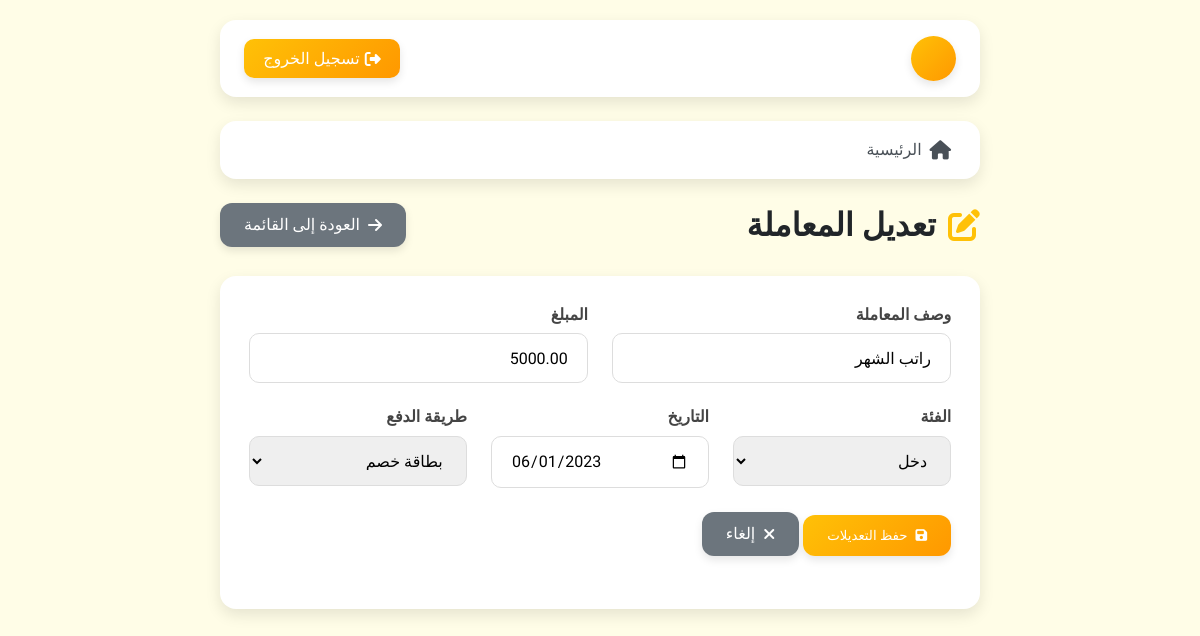
The page /edit_transaction.php?id=1 (signed in) on the database its author committed.
### tables this page shows
CREATE TABLE IF NOT EXISTS transactions (
    id INT AUTO_INCREMENT PRIMARY KEY, 
     
    
    description VARCHAR(255) NOT NULL, 
     
    
    amount DECIMAL(10,2) NOT NULL, 
     
    
    category ENUM('food', 'transport', 'entertainment', 'income', 'bills', 'shopping', 'health', 'other') DEFAULT 'other', 
     
    
    date DATE NOT NULL, 
     
    
    payment_method ENUM('cash', 'credit card', 'debit card', 'digital wallet') DEFAULT 'cash', 
     
    
    created_at TIMESTAMP DEFAULT CURRENT_TIMESTAMP, 
     
    
    updated_at TIMESTAMP DEFAULT CURRENT_TIMESTAMP ON UPDATE CURRENT_TIMESTAMP 
     
);

### edit_transaction.php (the view, shortened to what this page needs)
<?php
include "config.php";
$id = $_GET['id'];
$sql = "SELECT * FROM transactions WHERE id = $id";
$result = mysqli_query($conn, $sql);
$transaction = mysqli_fetch_assoc($result);
?>
<!DOCTYPE html>
<html lang="ar" dir="rtl">
<head>
    <link rel="stylesheet" href="https://cdnjs.cloudflare.com/ajax/libs/font-awesome/6.4.0/css/all.min.css">
</head>
<body>
    <div class="container">
        <div class="topbar">
            <div class="user-info">
                <div class="avatar"><?php echo substr($_SESSION["username"], 0, 1); ?></div>
            </div>
            <a href="logout.php" class="logout-btn"><i class="fas fa-sign-out-alt"></i> تسجيل الخروج</a>
        </div>
        <div class="nav">
            <a href="index.php"><i class="fas fa-home"></i> الرئيسية</a>
            <a href="transactions.php" class="active"><i class="fas fa-exchange-alt"></i> المعاملات</a>
        </div>
        <div class="page-header">
            <h1 class="page-title"><i class="fas fa-edit"></i> تعديل المعاملة</h1>
            <a href="transactions.php" class="btn btn-secondary"><i class="fas fa-arrow-right"></i> العودة إلى القائمة</a>
        </div>
        <div class="form-container">
            <form method="post">
                <div class="form-row">
                    <div class="form-col">
                        <div class="form-group">
                            <label for="description">وصف المعاملة</label>
                            <input type="text" class="form-control" id="description" name="description" value="<?php echo $transaction['description']; ?>" required>
                        </div>
                    </div>
                    <div class="form-col">
                        <div class="form-group">
                            <label for="amount">المبلغ</label>
                            <input type="number" step="0.01" class="form-control" id="amount" name="amount" value="<?php echo $transaction['amount']; ?>" required>
                        </div>
                    </div>
                </div>
                <div class="form-row">
                    <div class="form-col">
                        <div class="form-group">
                            <label for="category">الفئة</label>
                            <select class="form-control" id="category" name="category" required>
                                <option value="income" <?php echo $transaction['category'] == 'income' ? 'selected' : ''; ?>>دخل</option>
                            </select>
                        </div>
                    </div>
                    <div class="form-col">
                        <div class="form-group">
                            <label for="date">التاريخ</label>
                            <input type="date" class="form-control" id="date" name="date" value="<?php echo $transaction['date']; ?>" required>
                        </div>
                    </div>
                    <div class="form-col">
                        <div class="form-group">
                            <label for="payment_method">طريقة الدفع</label>
                            <select class="form-control" id="payment_method" name="payment_method" required>
                                <option value="debit card" <?php echo $transaction['payment_method'] == 'debit card' ? 'selected' : ''; ?>>بطاقة خصم</option>
                            </select>
                        </div>
                    </div>
                </div>
                <div class="form-group">
                    <button type="submit" class="btn btn-primary"><i class="fas fa-save"></i> حفظ التعديلات</button>
                    <a href="transactions.php" class="btn btn-secondary"><i class="fas fa-times"></i> إلغاء</a>
                </div>
            </form>
        </div>
    </div>
</body>
</html>

### edit_transaction.php (style rules this page uses)
:root { --primary: #FFC107; --primary-dark: #FFA000; --secondary: #FF9800; --success: #4CAF50; --danger: #F44336; --info: #2196F3; --warning: #FF5722; --light: #FFF8E1; --dark: #212529; --background: #FFFDE7; --card-shadow: 0 6px 15px rgba(0, 0, 0, 0.1); }
* { margin: 0; padding: 0; box-sizing: border-box; font-family: 'Tajawal', sans-serif; }
body { background-color: var(--background); color: #333; min-height: 100vh; }
.container { max-width: 800px; margin: 0 auto; padding: 20px; }
.topbar { background-color: white; border-radius: 16px; padding: 1rem 1.5rem; margin-bottom: 1.5rem; display: flex; justify-content: space-between; align-items: center; box-shadow: var(--card-shadow); animation: slideDown 0.5s ease; }
.user-info { display: flex; align-items: center; }
.user-info .avatar { width: 45px; height: 45px; background: linear-gradient(135deg, var(--primary), var(--secondary)); border-radius: 50%; display: flex; align-items: center; justify-content: center; color: white; margin-left: 10px; font-weight: bold; box-shadow: 0 4px 8px rgba(0,0,0,0.1); }
.logout-btn { background: linear-gradient(135deg, var(--primary), var(--secondary)); color: white; padding: 0.6rem 1.2rem; border-radius: 10px; text-decoration: none; display: flex; align-items: center; transition: all 0.3s; box-shadow: 0 4px 8px rgba(0,0,0,0.1); }
.logout-btn i { margin-left: 5px; }
.nav { display: flex; background: white; border-radius: 16px; margin-bottom: 1.5rem; box-shadow: var(--card-shadow); overflow: hidden; animation: slideDown 0.6s ease; }
.nav a { padding: 1.2rem 1.8rem; text-decoration: none; color: #495057; font-weight: 500; transition: all 0.3s; display: flex; align-items: center; position: relative; overflow: hidden; }
.nav a:before { content: ''; position: absolute; top: 0; left: 0; width: 100%; height: 100%; background: linear-gradient(135deg, var(--primary), var(--secondary)); z-index: -1; transform: translateY(100%); transition: transform 0.3s ease; }
.nav a:hover:before, .nav a.active:before { transform: translateY(0); }
.nav a:hover, .nav a.active { color: white; }
.nav a i { margin-left: 8px; font-size: 1.2rem; }
.page-header { display: flex; justify-content: space-between; align-items: center; margin-bottom: 1.8rem; }
.page-title { font-size: 2rem; color: var(--dark); display: flex; align-items: center; }
.page-title i { margin-left: 12px; color: var(--primary); }
.btn { padding: 0.8rem 1.5rem; border-radius: 12px; text-decoration: none; display: inline-flex; align-items: center; transition: all 0.3s; font-weight: 500; border: none; cursor: pointer; box-shadow: 0 4px 8px rgba(0,0,0,0.1); }
.btn-primary { background: linear-gradient(135deg, var(--primary), var(--secondary)); color: white; }
.btn-secondary { background: #6c757d; color: white; }
.btn i { margin-left: 8px; }
.form-container { background-color: white; border-radius: 16px; padding: 1.8rem; box-shadow: var(--card-shadow); margin-bottom: 1.8rem; animation: fadeIn 0.8s ease; }
.form-group { margin-bottom: 1.5rem; }
.form-group label { display: block; margin-bottom: 0.6rem; font-weight: 600; color: #444; }
.form-control { width: 100%; padding: 0.9rem 1.2rem; border: 1px solid #ddd; border-radius: 10px; font-size: 1rem; transition: all 0.3s; }
.form-row { display: flex; flex-wrap: wrap; margin-right: -12px; margin-left: -12px; }
.form-col { flex: 1 0 0%; padding: 0 12px; }
select.form-control { height: 50px; }

### rows shown on the page
transactions: description "راتب الشهر", amount "5000.00", category "دخل", date "06/01/2023", payment_method "بطاقة خصم"
